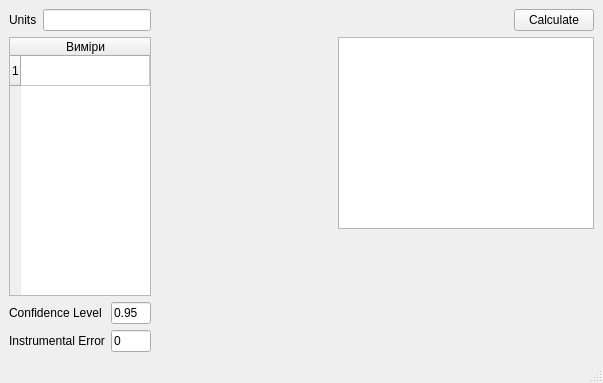
<?xml version="1.0" encoding="UTF-8"?>
<ui version="4.0">
 <class>MainWindow</class>
 <widget class="QMainWindow" name="MainWindow">
  <property name="geometry">
   <rect>
    <x>0</x>
    <y>0</y>
    <width>603</width>
    <height>383</height>
   </rect>
  </property>
  <property name="windowTitle">
   <string>Error Calculator</string>
  </property>
  <widget class="QWidget" name="centralwidget">
   <layout class="QGridLayout" name="gridLayout_2" rowstretch="1,0" columnstretch="0,0,1">
    <item row="0" column="0" rowspan="2">
     <layout class="QVBoxLayout" name="inputLayout">
      <property name="sizeConstraint">
       <enum>QLayout::SizeConstraint::SetNoConstraint</enum>
      </property>
      <item>
       <layout class="QHBoxLayout" name="unitsLayout">
        <item>
         <widget class="QLabel" name="label">
          <property name="text">
           <string>Units</string>
          </property>
         </widget>
        </item>
        <item>
         <widget class="QLineEdit" name="lineEditUnits">
          <property name="enabled">
           <bool>true</bool>
          </property>
          <property name="sizePolicy">
           <sizepolicy hsizetype="Fixed" vsizetype="Fixed">
            <horstretch>0</horstretch>
            <verstretch>0</verstretch>
           </sizepolicy>
          </property>
         </widget>
        </item>
       </layout>
      </item>
      <item>
       <widget class="DataTable" name="tableWidgetData">
        <property name="editTriggers">
         <set>QAbstractItemView::EditTrigger::AnyKeyPressed|QAbstractItemView::EditTrigger::EditKeyPressed</set>
        </property>
        <property name="rowCount">
         <number>1</number>
        </property>
        <property name="columnCount">
         <number>1</number>
        </property>
        <attribute name="horizontalHeaderStretchLastSection">
         <bool>true</bool>
        </attribute>
        <row/>
        <column>
         <property name="text">
          <string>Виміри</string>
         </property>
        </column>
       </widget>
      </item>
      <item>
       <layout class="QGridLayout" name="gridLayout">
        <item row="0" column="1">
         <widget class="QLineEdit" name="lineEditTtest">
          <property name="text">
           <string>0.95</string>
          </property>
         </widget>
        </item>
        <item row="0" column="0">
         <widget class="QLabel" name="label_2">
          <property name="text">
           <string>Confidence Level</string>
          </property>
         </widget>
        </item>
        <item row="1" column="0">
         <widget class="QLabel" name="label_3">
          <property name="text">
           <string>Instrumental Error</string>
          </property>
         </widget>
        </item>
        <item row="1" column="1">
         <widget class="QLineEdit" name="lineEditInstErr">
          <property name="text">
           <string>0</string>
          </property>
         </widget>
        </item>
       </layout>
      </item>
     </layout>
    </item>
    <item row="0" column="1" rowspan="2">
     <spacer name="horizontalSpacer_2">
      <property name="orientation">
       <enum>Qt::Orientation::Horizontal</enum>
      </property>
      <property name="sizeType">
       <enum>QSizePolicy::Policy::Expanding</enum>
      </property>
      <property name="sizeHint" stdset="0">
       <size>
        <width>500</width>
        <height>20</height>
       </size>
      </property>
     </spacer>
    </item>
    <item row="0" column="2">
     <layout class="QGridLayout" name="resultsLayout">
      <property name="sizeConstraint">
       <enum>QLayout::SizeConstraint::SetDefaultConstraint</enum>
      </property>
      <item row="1" column="0" colspan="2">
       <widget class="QTextBrowser" name="textBrowserResults">
        <property name="sizePolicy">
         <sizepolicy hsizetype="MinimumExpanding" vsizetype="Fixed">
          <horstretch>0</horstretch>
          <verstretch>0</verstretch>
         </sizepolicy>
        </property>
       </widget>
      </item>
      <item row="0" column="1">
       <widget class="QPushButton" name="pushButtonRun">
        <property name="text">
         <string>Calculate</string>
        </property>
       </widget>
      </item>
      <item row="0" column="0">
       <spacer name="horizontalSpacer">
        <property name="orientation">
         <enum>Qt::Orientation::Horizontal</enum>
        </property>
        <property name="sizeHint" stdset="0">
         <size>
          <width>40</width>
          <height>20</height>
         </size>
        </property>
       </spacer>
      </item>
     </layout>
    </item>
    <item row="1" column="2">
     <spacer name="verticalSpacer">
      <property name="orientation">
       <enum>Qt::Orientation::Vertical</enum>
      </property>
      <property name="sizeHint" stdset="0">
       <size>
        <width>20</width>
        <height>2000</height>
       </size>
      </property>
     </spacer>
    </item>
   </layout>
  </widget>
  <widget class="QMenuBar" name="menubar">
   <property name="geometry">
    <rect>
     <x>0</x>
     <y>0</y>
     <width>603</width>
     <height>22</height>
    </rect>
   </property>
  </widget>
  <widget class="QStatusBar" name="statusbar"/>
 </widget>
 <customwidgets>
  <customwidget>
   <class>DataTable</class>
   <extends>QTableWidget</extends>
   <header>datatable.h</header>
  </customwidget>
 </customwidgets>
 <resources/>
 <connections/>
</ui>
